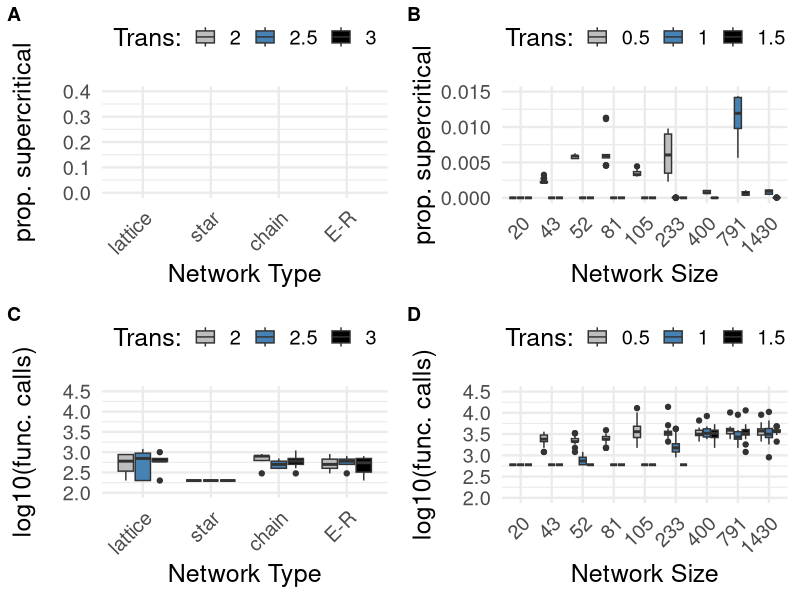
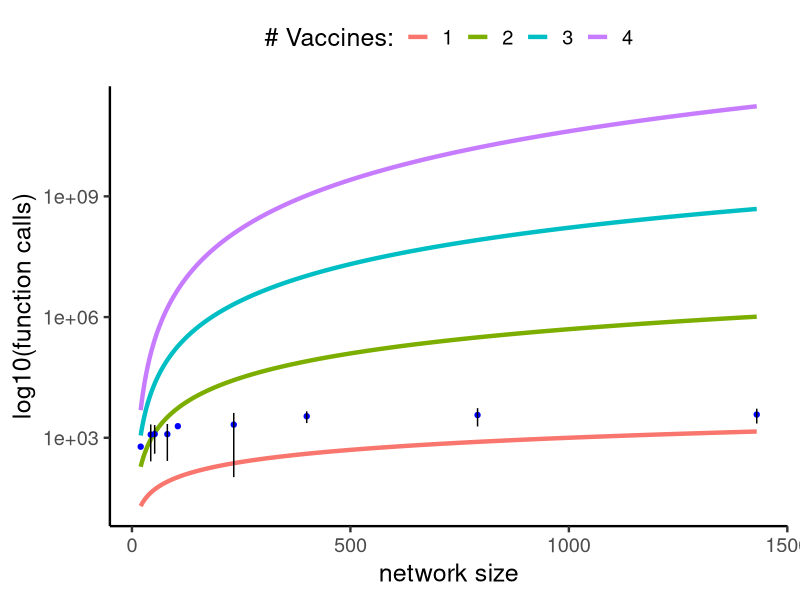

Recreate these plots in R, in order.
# Analysis of data for EvoComp Project
# P. Alexander Burnham
# November 25, 2019


library(dplyr)
library(ggplot2)
library(scales)
library(cowplot)


# read in our data for 20 reps of 3 trans values for 9 different nws
RealData <- read.csv("realNWdata2.csv",
                     header = FALSE,
                     stringsAsFactors = FALSE)

# add names
names(RealData) <- c('Fitness', 'Func.Calls', "Transcendence", 'Network.Size')

# convert to character values
RealData$Transcendence <- as.character(RealData$Transcendence)
RealData$Network.Size <- as.factor(RealData$Network.Size)

RealData$Log_fitness <- -log10(RealData$Fitness + 10^-5) # log10(RealData$Fitness+1)



# plot figures for fittness
fr <- ggplot(RealData, aes(y = Fitness, x = Network.Size, fill = Transcendence)) + 
  geom_boxplot() +
  theme_minimal(base_size = 18) +
  labs(x="Network Size", y = "prop. supercritical") +
  theme(legend.position = 'top',axis.text.x = element_text(angle = 45, hjust = 1)) +
  scale_fill_manual(values = c('grey', 'steelblue', 'black'), name = "Trans:") + 
  coord_cartesian(ylim = c(0,.015)) #+ scale_y_log10()




# read in our data 20 reps for four toy nworks for 2 trans values
toyData <- read.csv("toyNWdataFinal.csv",
                    header = FALSE,
                    stringsAsFactors = FALSE)

# add names
names(toyData) <- c('Fitness', 'Func.Calls', 'Network' , "Transcendence")

# make numeric values character strings
toyData$Network <- as.factor(toyData$Network)
toyData$Transcendence <- as.character(toyData$Transcendence)

# change factor names to real names of nws
toyData$Network <- factor(toyData$Network, levels = c('1', '2', '3','4'),
                          labels = c('lattice', 'star', 'chain', 'E-R'))
# plot figures for fittness
ft <- ggplot(toyData, aes(y = log10(Fitness), x = Network, fill = Transcendence)) +
  geom_boxplot() +
  theme_minimal(base_size = 18) +
  labs(x="Network Type", y = "prop. supercritical") +
  theme(legend.position = 'top',axis.text.x = element_text(angle = 45, hjust = 1)) + 
  scale_fill_manual(values = c('grey', 'steelblue', 'black'), name = "Trans:") + coord_cartesian(ylim = c(0,.4))


# plot figures for calls
ct <- ggplot(toyData, aes(y = log10(Func.Calls), x = Network, fill = Transcendence)) +
  geom_boxplot() +
  theme_minimal(base_size = 18) +
  labs(x="Network Type", y = "log10(func. calls)") +
  theme(legend.position = 'top',axis.text.x = element_text(angle = 45, hjust = 1)) + 
  scale_fill_manual(values = c('grey', 'steelblue', 'black'), name = "Trans:") + coord_cartesian(ylim = c(2,4.5))

# plot figures for calls
cr <- ggplot(RealData, aes(y = log10(Func.Calls), x = Network.Size, fill = Transcendence)) +
  geom_boxplot() +
  theme_minimal(base_size = 18) +
  labs(x="Network Size", y = "log10(func. calls)") +
  theme(legend.position = 'top',axis.text.x = element_text(angle = 45, hjust = 1)) + 
  scale_fill_manual(values = c('grey', 'steelblue', 'black'), name = "Trans:") + coord_cartesian(ylim = c(2,4.5))

# plot the four plots together
cowplot::plot_grid(ft,fr,ct,cr, labels = c("A", "B", "C", "D"), align = "v")



# vector between ranges of real net sizes
N <- 20:1430

# vector of function calls required to brut force networks with 1 to 4 vaccines
kn <- c(choose(k=1, n=N), choose(k=2, n=N), choose(k=3, n=N), choose(k=4, n=N))

# rep the number of N vals for plotting
Nvec <- rep(N, 4)

# rep K values
Kvec <- as.character(c(rep(1, length(N)),rep(2, length(N)),rep(3, length(N)),rep(4, length(N))))

# create a df
chooseDF <- data.frame(kn, Nvec, as.character(Kvec))

library(plyr)
# summarise values for actual function calls
DF3 <- ddply(RealData, c("Network.Size"), summarise, 
             n = length(Func.Calls),
             mean = mean(Func.Calls, na.rm=TRUE),
             sd = sd(Func.Calls, na.rm=TRUE),
             se = sd / sqrt(n),
             upper = mean+sd,
             lower = mean-sd)


# work on function call plot
ggplot(chooseDF, aes(x=Nvec, y = kn, group = Kvec, color=Kvec)) + 
  geom_line(size=1.5) + theme_classic(base_size = 18) +
  labs(y='log10(function calls)', x='network size', color='# Vaccines:') +
  theme(legend.position = 'top') +
  annotate("point", x = as.numeric(as.character(DF3$Network.Size)), 
           y = as.numeric(DF3$mean), 
           colour = "blue") +
  annotate('segment', x = as.numeric(as.character(DF3$Network.Size)), 
           y = DF3$lower, xend = as.numeric(as.character(DF3$Network.Size)), 
                   yend = DF3$upper) + scale_y_log10()


x=split(RealData, RealData$Transcendence)
temp <- x$`1`[x$`1`$Network.Size=='1430', ]
temp$Fitness
